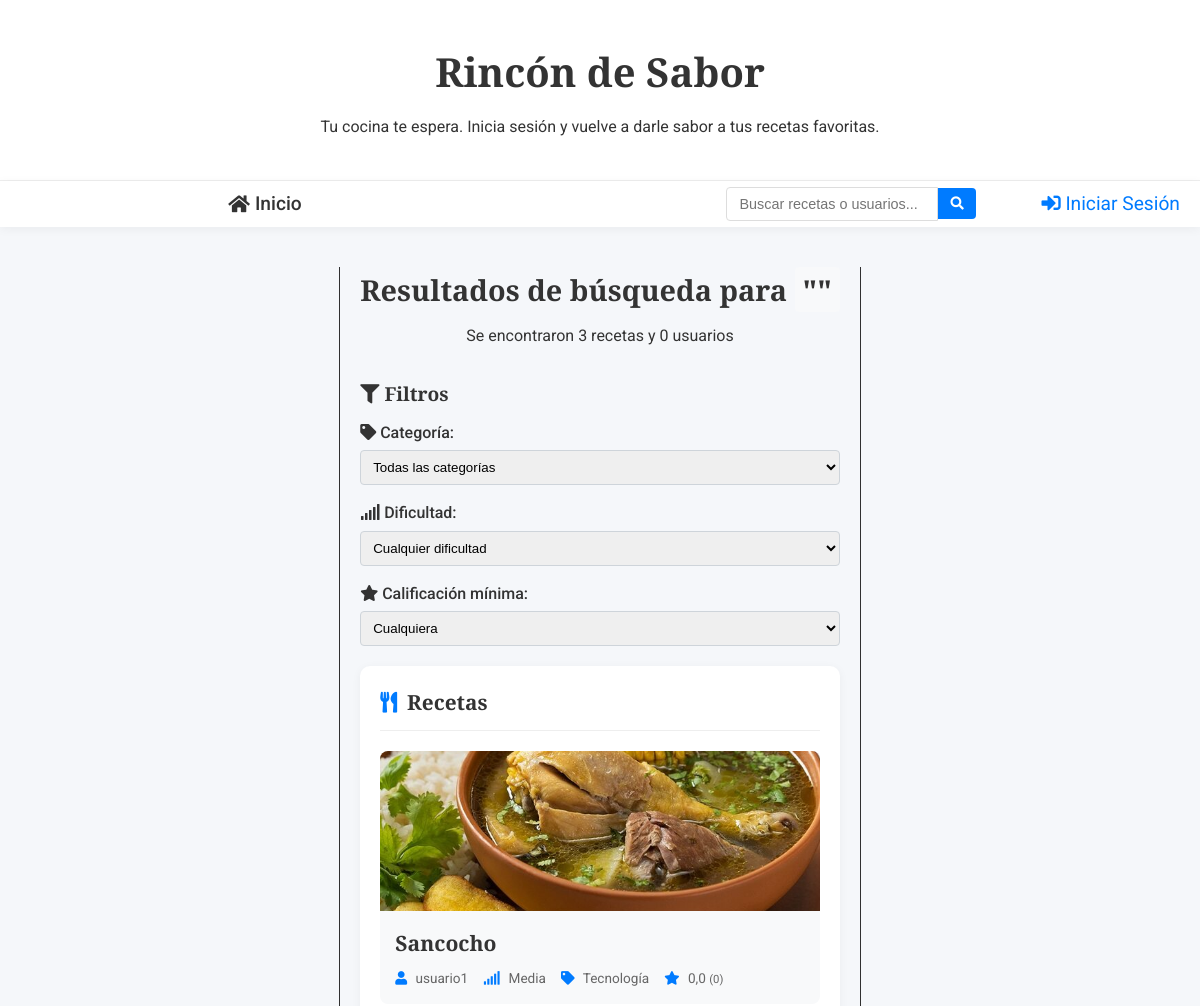
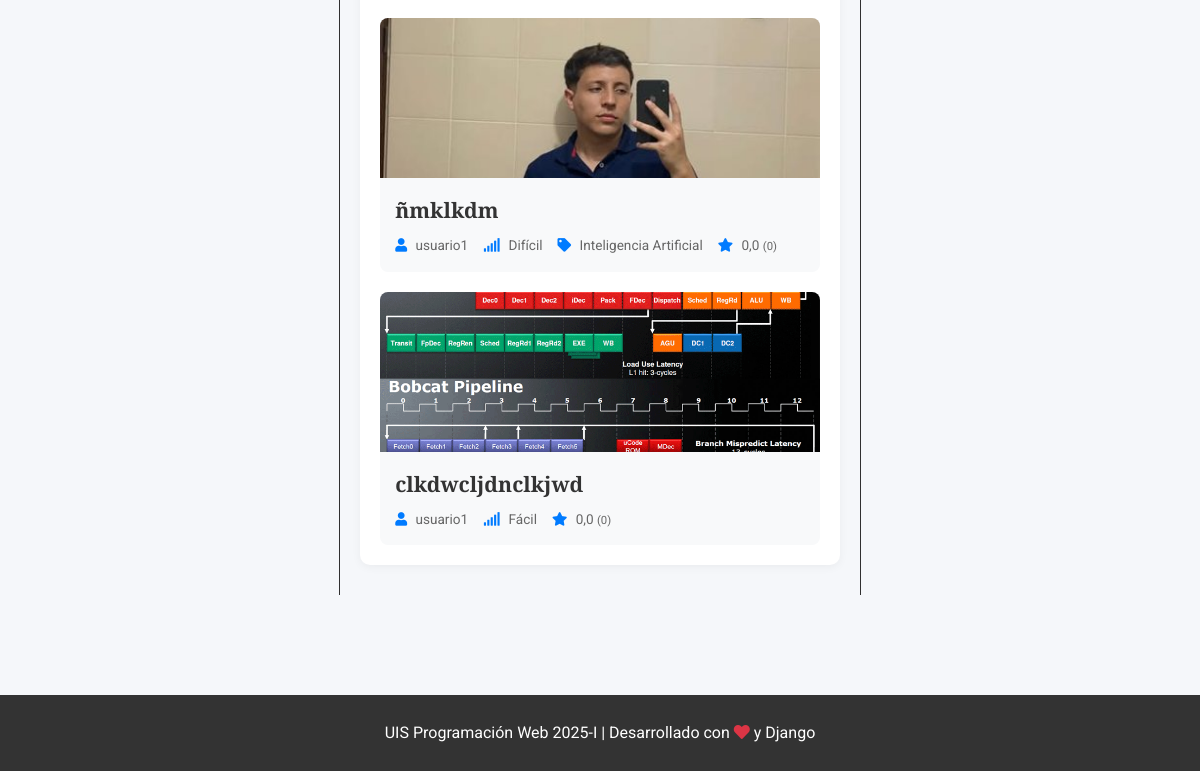
/buscar/, run on an earlier commit of the app's database (2 pictures, top to bottom).
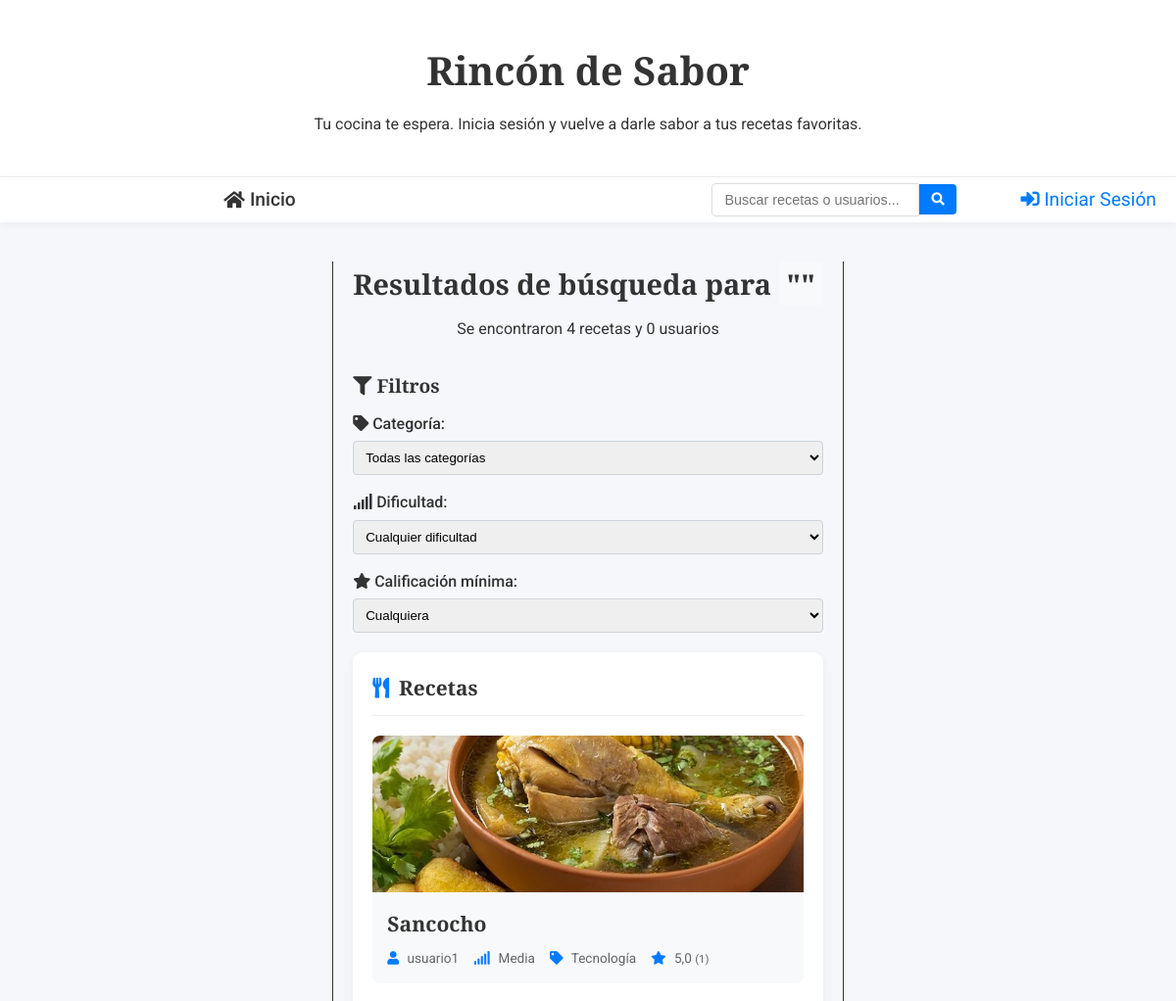
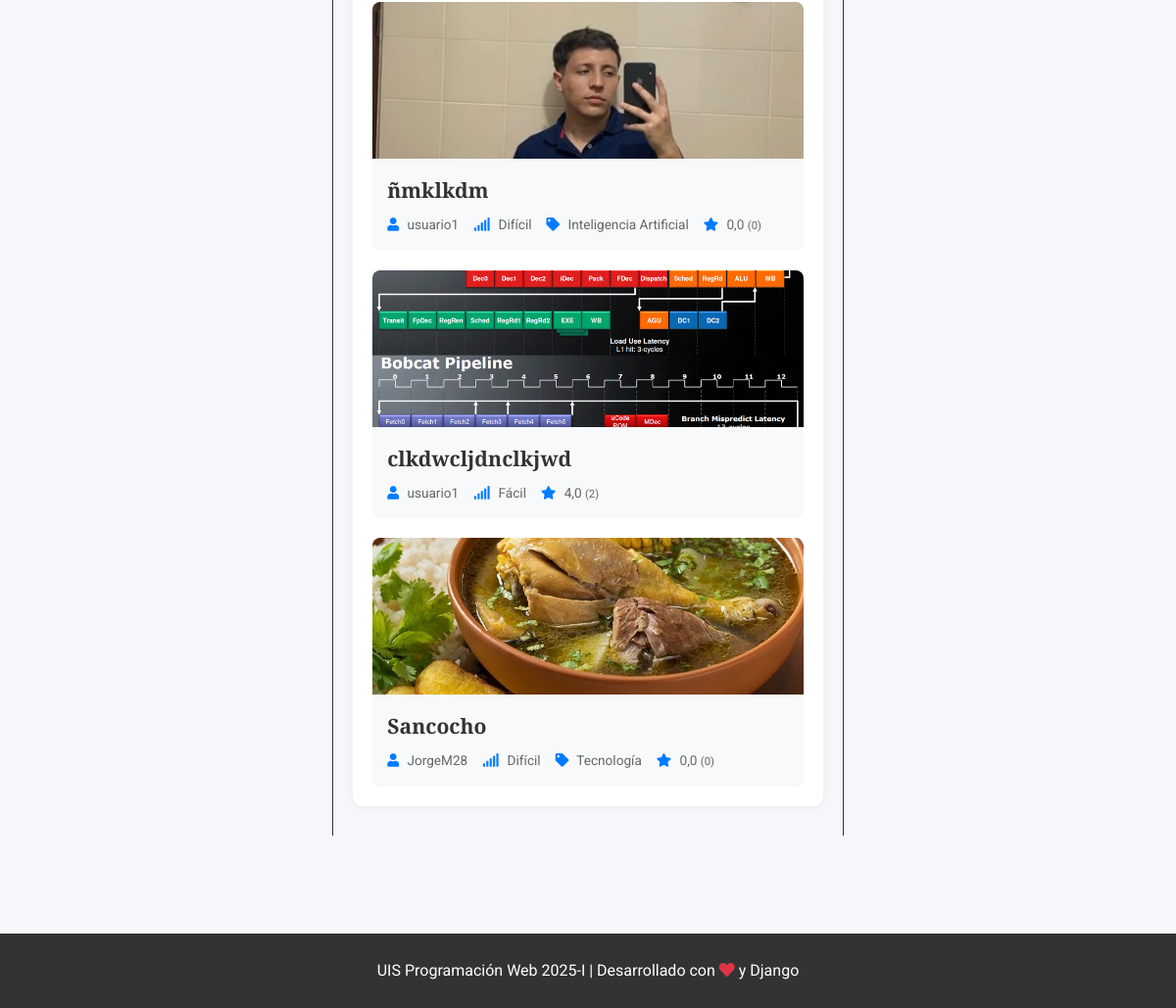
And on a later commit of the database (2 pictures, top to bottom).
### post/models.py (models this page shows, shortened)
class Recipe(models.Model):
    DIFFICULTY_CHOICES = [
        ('FACIL', 'Fácil'),
        ('MEDIA', 'Media'),
        ('DIFICIL', 'Difícil'),
    ]
    title = models.CharField(max_length=200, verbose_name='Título')
    ingredients = models.TextField(verbose_name='Ingredientes')
    instructions = models.TextField(verbose_name='Instrucciones')
    prep_time = models.PositiveIntegerField(verbose_name='Tiempo de Preparación (minutos)', default=0)
    cook_time = models.PositiveIntegerField(verbose_name='Tiempo de Cocción (minutos)', default=0)
    servings = models.PositiveIntegerField(verbose_name='Porciones', default=1)
    difficulty = models.CharField(max_length=10, choices=DIFFICULTY_CHOICES, default='MEDIA', verbose_name='Dificultad')
    recipe_image = models.ImageField(upload_to='recipe_pics/', null=True, blank=True, verbose_name='Imagen de la Receta')
    author = models.ForeignKey(User, on_delete=models.CASCADE, verbose_name='Autor')
    category = models.ForeignKey(Category, on_delete=models.SET_NULL, null=True, blank=True, verbose_name='Categoría')
    created_at = models.DateTimeField(auto_now_add=True, verbose_name='Fecha de Creación')
    updated_at = models.DateTimeField(auto_now=True, verbose_name='Última Actualización')
    published = models.BooleanField(default=True, verbose_name='Publicada')
    def average_rating(self):
        ratings = self.ratings.all()
        if not ratings:
            return 0
        return round(sum(r.value for r in ratings) / len(ratings), 1)
    def total_ratings(self):
        return self.ratings.count()

class Category(models.Model):
    name = models.CharField(max_length=100, unique=True)
    class Meta:
        verbose_name = "Category"
        verbose_name_plural = "Categories"

class Rating(models.Model):
    recipe = models.ForeignKey(Recipe, on_delete=models.CASCADE, related_name="ratings", verbose_name='Receta')
    user = models.ForeignKey(User, on_delete=models.CASCADE, verbose_name='Usuario')
    value = models.PositiveSmallIntegerField(choices=[(1, '1'), (2, '2'), (3, '3'), (4, '4'), (5, '5')], verbose_name='Calificación')
    created_at = models.DateTimeField(auto_now_add=True, verbose_name='Fecha de calificación')
    class Meta:
        unique_together = ('recipe', 'user')  # Un usuario solo puede calificar una vez
        verbose_name = 'Calificación'
        verbose_name_plural = 'Calificaciones'

### post/views.py (the view, shortened to what this page needs)
# urls.py: path('buscar/', views.buscar, name='buscar'),
def buscar(request):
    query = request.GET.get('q', '')
    min_rating = request.GET.get('min_rating', '0')
    difficulty = request.GET.get('difficulty', '')
    categoria_id = request.GET.get('categoria', '')
    if query:
        recetas = Recipe.objects.filter(
            Q(title__icontains=query) |
            Q(ingredients__icontains=query) |
            Q(category__name__icontains=query)
        ).filter(published=True).distinct()
        usuarios = User.objects.filter(username__icontains=query)
    else:
        recetas = Recipe.objects.filter(published=True)
        usuarios = User.objects.none()
    if categoria_id:
        recetas = recetas.filter(category_id=categoria_id)
    if difficulty:
        recetas = recetas.filter(difficulty=difficulty)
    categorias = Category.objects.all()
    return render(request, 'post/resultados_busqueda.html', {
        'query': query,
        'recetas': recetas,
        'usuarios': usuarios,
        'total_recetas': recetas.count(),
        'total_usuarios': usuarios.count(),
        'categorias': categorias,
        'categoria_seleccionada': categoria_id,
        'min_rating': min_rating,
        'difficulty': difficulty,
        'difficulty_choices': Recipe.DIFFICULTY_CHOICES,
    })

### post/templates/post/resultados_busqueda.html (shortened to what this page needs)
{% extends 'post/base.html' %}
{% load static %}
{% block content %}
<div class="search-results-container">
    <div class="search-header">
        <h1>Resultados de búsqueda para <span class="search-query">"{{ query }}"</span></h1>
        <p>Se encontraron {{ total_recetas }} recetas y {{ total_usuarios }} usuarios</p>
    </div>
    <div class="search-filters">
        <h3><i class="fas fa-filter"></i> Filtros</h3>
        <form method="GET" action="{% url 'buscar' %}" id="filter-form">
            <div class="filter-row">
                <div class="filter-group">
                    <label><i class="fas fa-tag"></i> Categoría:</label>
                    <select name="categoria" class="filter-select" onchange="document.getElementById('filter-form').submit()">
                        <option value="">Todas las categorías</option>
                    </select>
                </div>
                <div class="filter-group">
                    <label><i class="fas fa-signal"></i> Dificultad:</label>
                    <select name="difficulty" class="filter-select" onchange="document.getElementById('filter-form').submit()">
                        <option value="">Cualquier dificultad</option>
                    </select>
                </div>
                <div class="filter-group">
                    <label><i class="fas fa-star"></i> Calificación mínima:</label>
                    <select name="min_rating" class="filter-select" onchange="document.getElementById('filter-form').submit()">
                        <option value="0" {% if min_rating == '0' %}selected{% endif %}>Cualquiera</option>
                    </select>
                </div>
            </div>
        </form>
    </div>
    {% if recetas %}
    <div class="search-section">
        <h2 class="section-title"><i class="fas fa-utensils"></i> Recetas</h2>
        <div class="grid-recetas">
            {% for receta in recetas %}
                <div class="tarjeta-receta">
                    {% if receta.recipe_image %}
                        <div class="receta-img">
                            <img src="{{ receta.recipe_image.url }}" alt="{{ receta.title }}">
                        </div>
                    {% else %}
                        <div class="receta-img" style="display:flex;align-items:center;justify-content:center;background:#f8f9fa;">
                            <i class="fas fa-utensils" style="font-size:40px;color:#dee2e6;"></i>
                        </div>
                    {% endif %}
                    <div class="receta-content">
                        <h3 class="receta-title">
                            <a href="{% url 'detalle_receta' receta.id %}">{{ receta.title }}</a>
                        </h3>
                        <div class="receta-meta">
                            <span><i class="fas fa-user"></i> {{ receta.author.username }}</span>
                            <span><i class="fas fa-signal"></i> {{ receta.get_difficulty_display }}</span>
                            {% if receta.category %}
                                <span><i class="fas fa-tag"></i> {{ receta.category.name }}</span>
                            {% endif %}
                            <span class="receta-rating">
                                <i class="fas fa-star"></i> {{ receta.average_rating|floatformat:1 }}
                                <small>({{ receta.total_ratings }})</small>
                            </span>
                        </div>
                    </div>
                </div>
            {% endfor %}
        </div>
    </div>
    {% endif %}
</div>
{% endblock %}

### post/templates/post/base.html (shortened to what this page needs)
{% load static %}
<!DOCTYPE html>
<html lang="es">
<head>
    <link rel="stylesheet" href="https://cdnjs.cloudflare.com/ajax/libs/font-awesome/5.15.4/css/all.min.css">
    <link rel="stylesheet" href="{% static 'post/css/base.css' %}">
</head>
<body>
    <main>
        <header>
            {% if user.is_authenticated %}
            <h1>Hora de cocinar {{ user.username }}</h1>
            <p>Organiza tus recetas, cocina con amor y nunca olvides ese toque especial.</p>
            {% else %}
            <h1>Rincón de Sabor</h1>
            <p>Tu cocina te espera. Inicia sesión y vuelve a darle sabor a tus recetas favoritas.</p>
            {% endif %}
        </header>
        <nav id="navbar">
            <ul>
                <li><a href="{% url 'index' %}"><i class="fas fa-home"></i> Inicio</a></li>
            </ul>
            <div class="search-container">
                <form action="{% url 'buscar' %}" method="GET" id="search-form">
                    <input type="text" name="q" id="search-input" placeholder="Buscar recetas o usuarios..." autocomplete="off">
                    <button type="submit"><i class="fas fa-search"></i></button>
                </form>
            </div>
            <div>
                {% if user.is_authenticated %}
                    <p>
                        <a href="{% url 'perfil' %}" class="btn-profile"><i class="fas fa-user-circle"></i> Mi Perfil</a> |
                        <a class="btn-logout" href="#" onClick="document.getElementById('logoutform').submit()">
                            <i class="fas fa-sign-out-alt"></i> Salir
                        </a>
                        <form id="logoutform" method="POST" action="{% url 'logout' %}">
                            {% csrf_token %}
                            <input type="hidden">
                        </form>
                    </p>
                {% else %}
                    <a href="{% url 'login' %}" class="btn-login"><i class="fas fa-sign-in-alt"></i> Iniciar Sesión</a>
                {% endif %}
            </div>
        </nav>
        <section class="page_content">
            {% block content %}{% endblock %}
        </section>
        <footer>
            <p>UIS Programación Web 2025-I | Desarrollado con <i class="fas fa-heart" style="color: #dc3545;"></i> y Django</p>
        </footer>
    </main>
</body>
</html>

### post/static/post/css/base.css (style rules this page uses)
html, body { height: 100%; margin: 0; }
body { display: flex; font-family: Arial, sans-serif; flex-direction: column; }
main { flex: 1; display: flex; flex-direction: column; }
header { padding: 10px; text-align: center; }
#navbar { display: flex; justify-content: space-between; padding: 15px; background-color: #303030; }
#navbar ul { display: flex; list-style: none; margin: auto; }
#navbar ul li { margin-right: 20px; }
#navbar div { display: flex; align-items: center; }
a { text-decoration: none; color: #ffffff; font-size: 1.2em; }
.page_content { padding: 20px; flex: 1; margin: 0 10vw; border-left: 1px solid #303030; border-right: 1px solid #303030; }
footer { text-align: center; padding: 10px; background-color: #303030; color: #ffffff; }

### post/templates/post/base.html (style rules this page uses)
:root { --primary-color: #007bff; --secondary-color: #6c757d; --dark-color: #333; --light-color: #f8f9fa; --danger-color: #dc3545; --success-color: #28a745; }
* { margin: 0; padding: 0; box-sizing: border-box; }
body { font-family: 'Roboto', sans-serif; line-height: 1.6; background-color: #f5f7fa; color: #333; }
h1, h2, h3, h4, h5, h6 { font-family: 'Playfair Display', serif; }
a { text-decoration: none; color: var(--primary-color); }
#navbar { background-color: white; box-shadow: 0 2px 10px rgba(0, 0, 0, 0.05); padding: 15px 0; position: sticky; top: 0; z-index: 1000; display: flex; justify-content: space-between; align-items: center; padding: 0 20px; }
#navbar ul { display: flex; gap: 20px; list-style: none; }
#navbar ul li a { color: var(--dark-color); font-weight: 500; transition: color 0.3s; display: flex; align-items: center; gap: 5px; padding: 8px 12px; }
header { text-align: center; padding: 40px 20px; background-color: #fff; border-bottom: 1px solid #eee; }
header h1 { font-size: 2.5rem; color: #333; margin-bottom: 10px; }
.page_content { max-width: 1200px; margin: 40px auto; padding: 0 20px; min-height: 60vh; }
footer { background-color: #333; color: white; padding: 25px 0; text-align: center; margin-top: 60px; }
footer p { margin: 0; font-size: 1rem; }
.search-container { position: relative; margin-left: auto; margin-right: 15px; max-width: 300px; width: 100%; }
.search-container form { display: flex; align-items: center; }
.search-container input { flex-grow: 1; padding: 8px 12px; border: 1px solid #ddd; border-radius: 4px 0 0 4px; font-size: 0.9rem; }
.search-container button { background-color: #007bff; color: white; border: none; padding: 8px 12px; border-radius: 0 4px 4px 0; cursor: pointer; }

### post/templates/post/resultados_busqueda.html (style rules this page uses)
.search-results-container { max-width: 1000px; margin: 0 auto; }
.search-header { text-align: center; margin-bottom: 30px; }
.search-header h1 { font-size: 1.8rem; color: #333; margin-bottom: 10px; }
.search-header .search-query { background-color: #f8f9fa; padding: 3px 8px; border-radius: 4px; }
.search-section { background-color: white; border-radius: 10px; box-shadow: 0 2px 10px rgba(0,0,0,0.05); padding: 20px; margin-bottom: 30px; }
.section-title { font-size: 1.3rem; margin-bottom: 20px; padding-bottom: 10px; border-bottom: 1px solid #eee; display: flex; align-items: center; }
.section-title i { margin-right: 10px; color: #007bff; }
.grid-recetas { display: grid; grid-template-columns: repeat(auto-fill, minmax(280px, 1fr)); gap: 20px; }
.tarjeta-receta { background-color: #f8f9fa; border-radius: 8px; overflow: hidden; transition: transform 0.3s ease; }
.receta-img { height: 160px; overflow: hidden; }
.receta-img img { width: 100%; height: 100%; object-fit: cover; }
.receta-content { padding: 15px; }
.receta-title { font-size: 1.1rem; margin-bottom: 8px; }
.receta-title a { color: #333; text-decoration: none; }
.receta-meta { display: flex; flex-wrap: wrap; gap: 15px; font-size: 0.85rem; color: #666; }
.receta-meta i { color: #007bff; margin-right: 5px; }
.search-filters { margin-bottom: 20px; }
.search-filters h3 { font-size: 1.2rem; margin-bottom: 10px; }
.filter-group { margin-bottom: 15px; }
.filter-group label { display: block; margin-bottom: 5px; font-weight: 500; }
.filter-select { width: 100%; padding: 8px; border: 1px solid #ced4da; border-radius: 4px; }

What changed in the data, as far as the page shows it:
computed for Recipe "Media": average_rating "0,0" → "5,0"; total_ratings "0" → "1"
computed for Recipe "clkdwcljdnclkjwd": average_rating "0,0" → "4,0"; total_ratings "0" → "2"
added Recipe: recipe_image (picture), title "Sancocho", author.username "JorgeM28", difficulty "Difícil", category.name "Tecnología", average_rating "0,0", total_ratings "0"
Also different on the page:
{{ total_recetas }}: "3" → "4"
